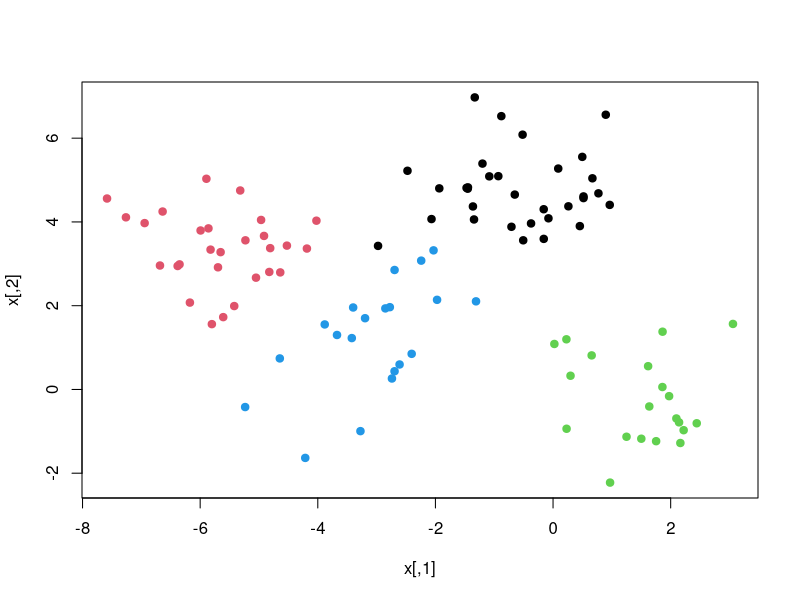
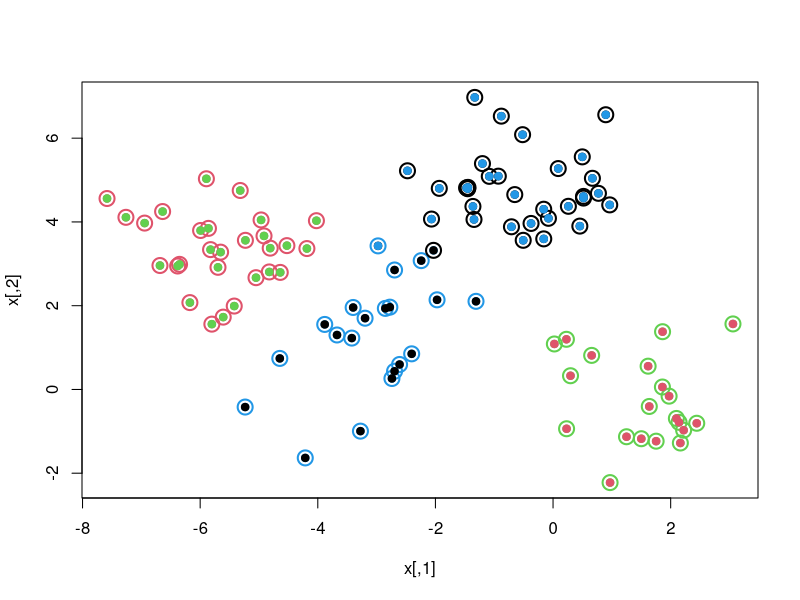
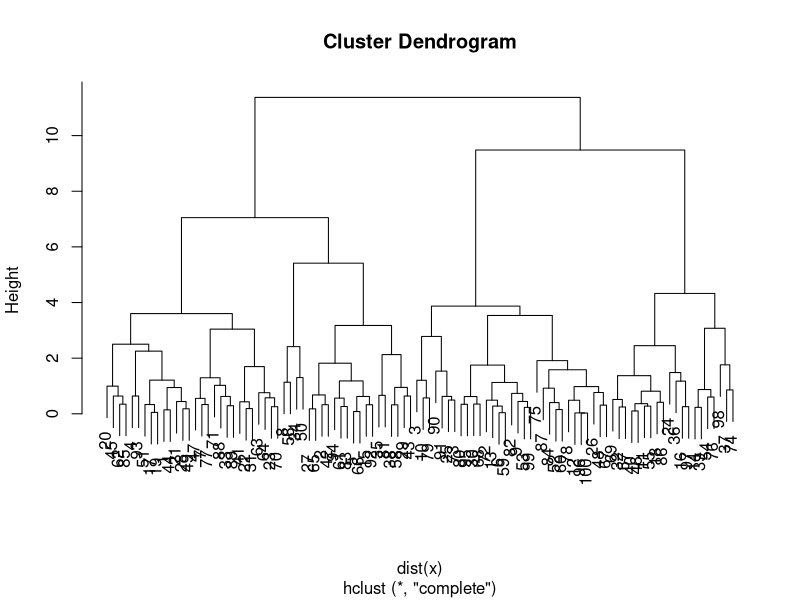
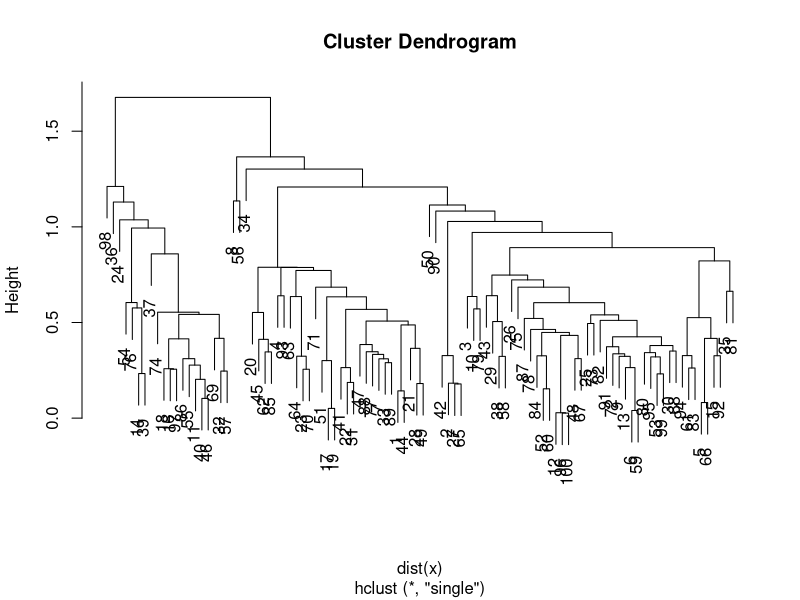
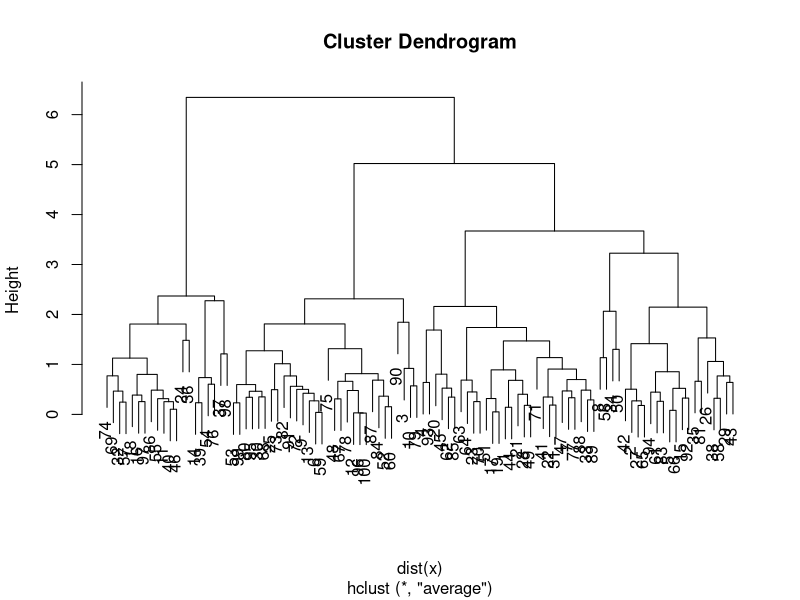
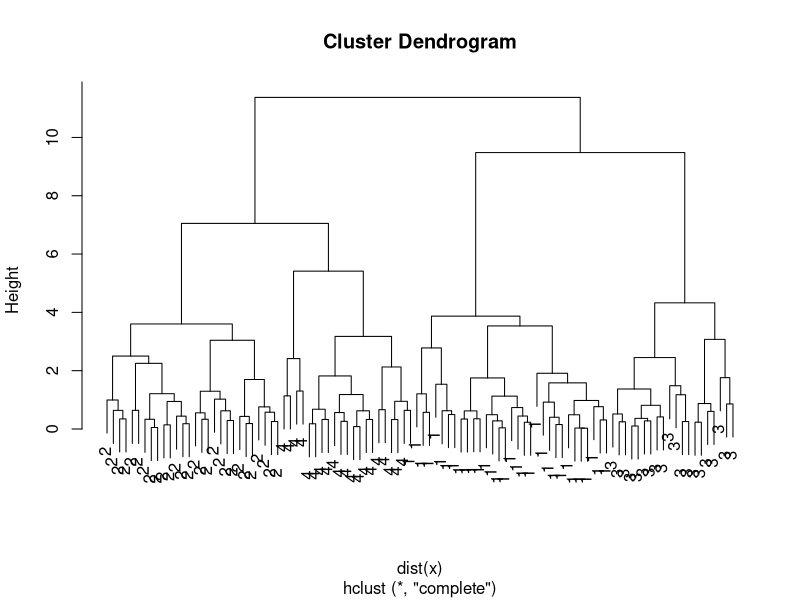

Write the R code that produced these figures, in order.
## ---- chunk 1
set.seed(101)
x=matrix(rnorm(100*2),100,2)
xmean=matrix(rnorm(8,sd=4),4,2)
which=sample(1:4,100,replace=TRUE) # predicted sampling
x=x+xmean[which,]
plot(x,col=which,pch=19)
## ---- chunk 2
km.out=kmeans(x,4,nstart=15)
km.out
plot(x,col=km.out$cluster,cex=2,pch=1,lwd=2) #just circles
points(x,col=which,pch=19) # plots predicted sampling
points(x,col=c(4,3,2,1)[which],pch=19)

## ---- chunk 3
hc.complete=hclust(dist(x),method="complete")
plot(hc.complete)
hc.single=hclust(dist(x),method="single")
plot(hc.single)
hc.average=hclust(dist(x),method="average")
plot(hc.average)

## ---- chunk 4
hc.cut=cutree(hc.complete,4)
table(hc.cut,which)
table(hc.cut,km.out$cluster)
## ---- chunk 5
plot(hc.complete,labels=which)
